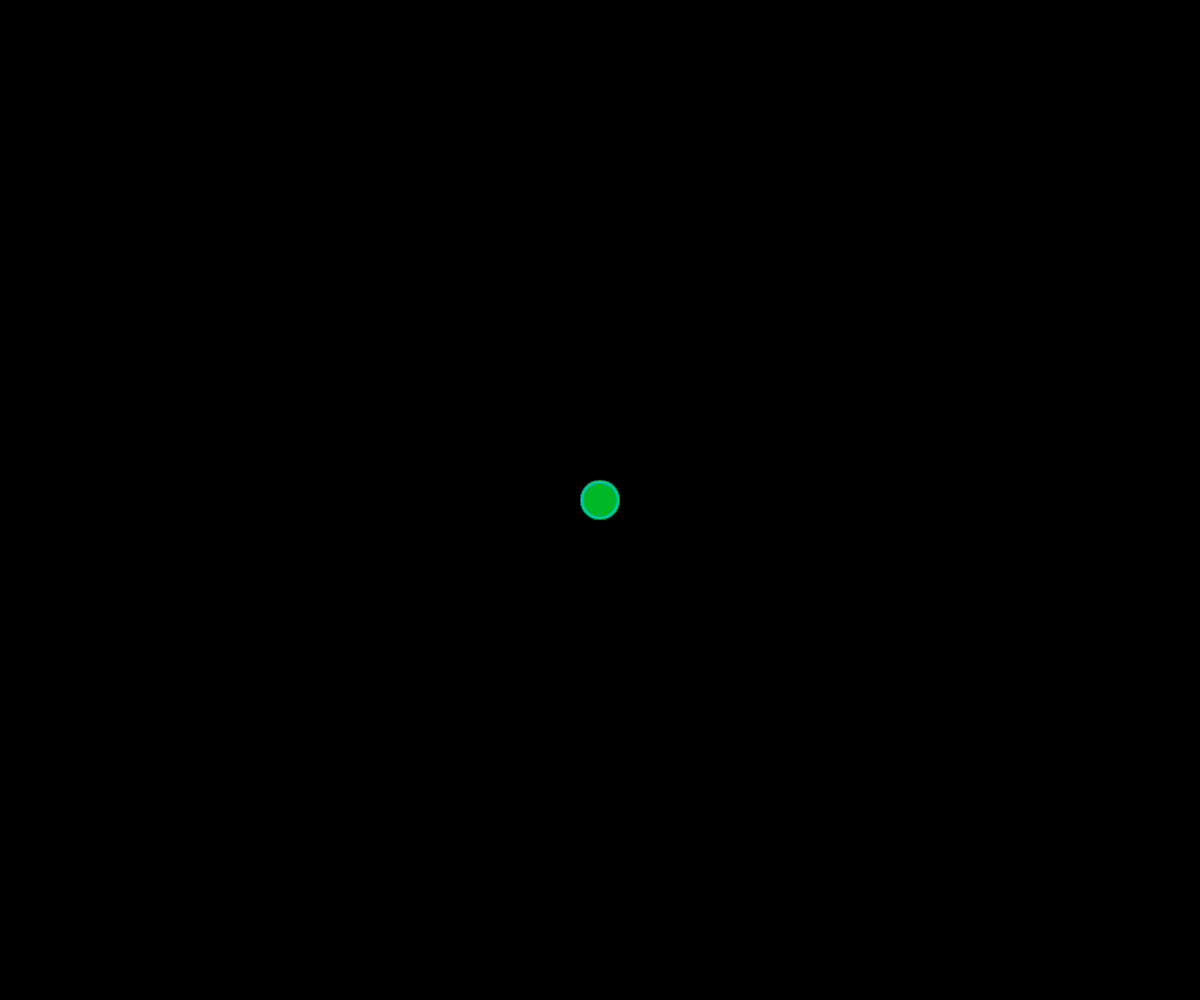
Frame 1 (no input)
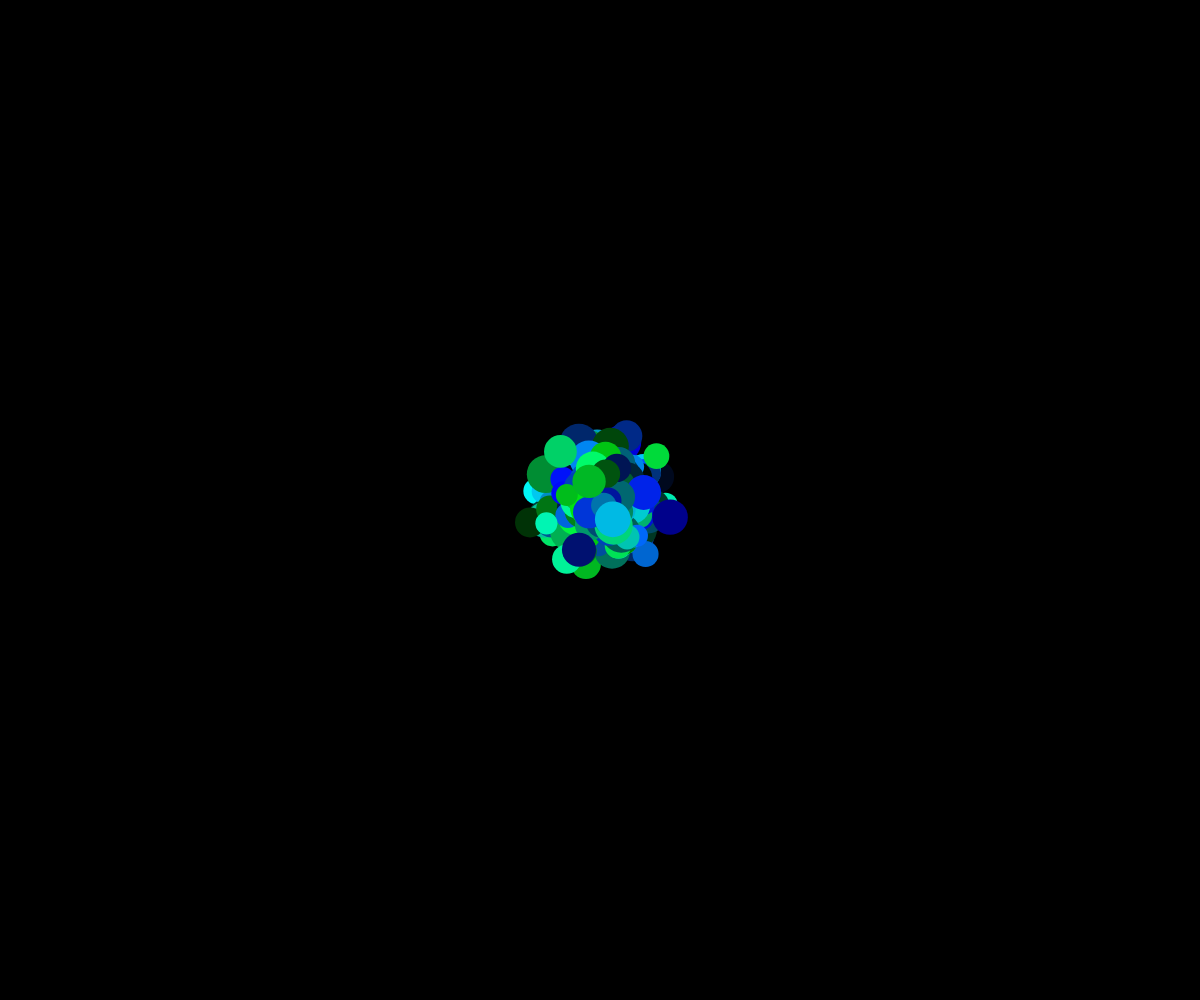
Frame 60 (no input)
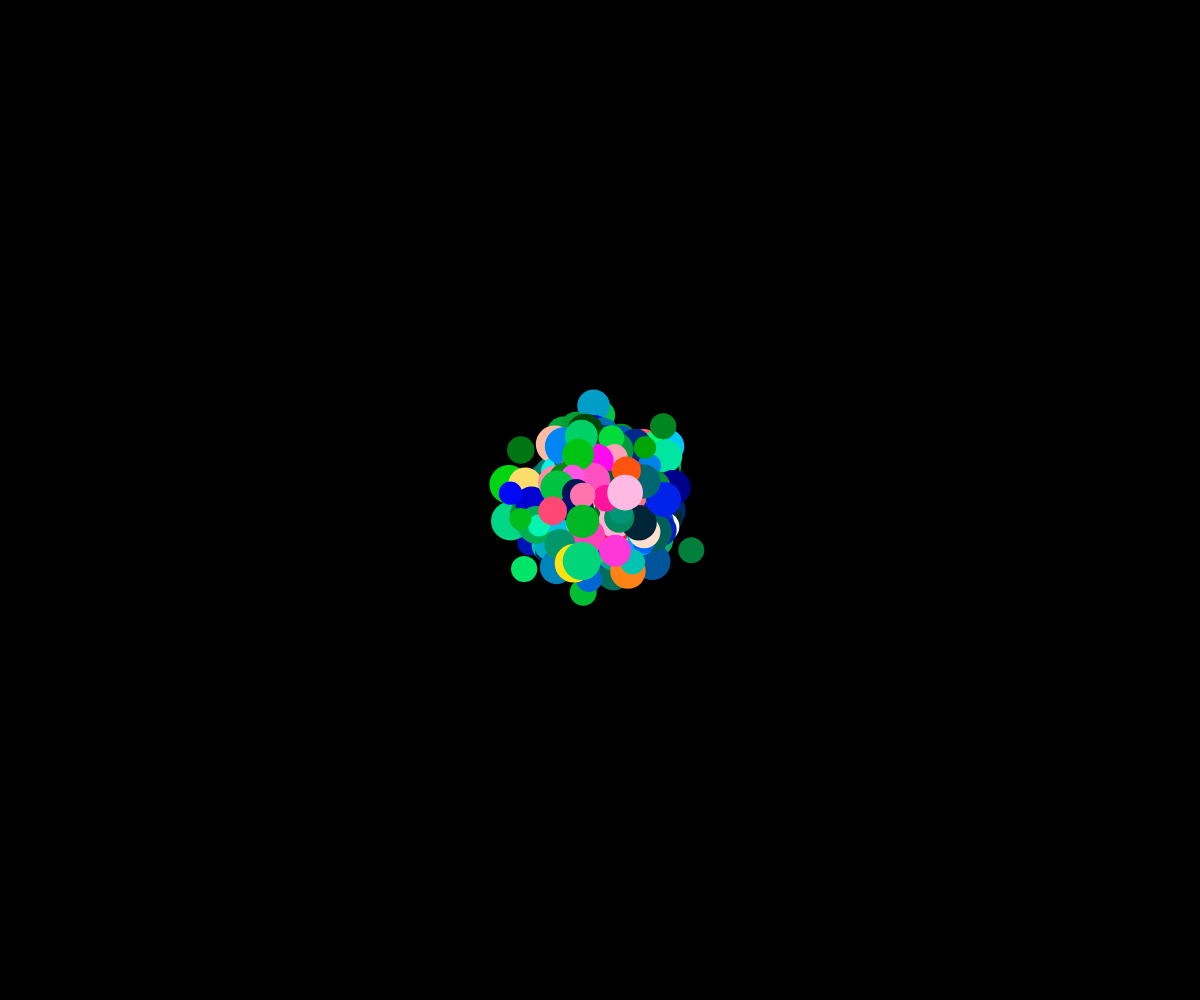
Frame 120 (the mouse pressed at the canvas centre since frame 60)

The p5.js sketch that drew these frames (run headless with seeded random() and noise() and a simulated clock; from frame 60 on, the mouse is pressed at the canvas centre):

// p5.js sketch
// ── sketch.js
let bubble1;

let bubble2;
let bubbleArray = []

function setup() {
    createCanvas(windowWidth, windowHeight);
    for (let i = 0; i < 500; i++){
        let amountOfRed = random(0, 255);
        let amountOfBlue = random(0, 255);
        let amountOfGreen = random(0,255);
        bubble1 = new Bubble(windowWidth/2, windowHeight/2, random(10, 20), amountOfRed, amountOfBlue, amountOfGreen);

        bubbleArray.push(bubble1);
    }

 
}




function draw() {
    background(0);

    for (let i = 0; i < bubbleArray.length; i++) {


        bubbleArray[i].show()
        bubbleArray[i].move()
        let bubbleWasClicked = bubbleArray[i].clicked(mouseX, mouseY);
        if (bubbleWasClicked) {
            bubbleArray[i].changeColor();
        }

    }


}

function mouseDragged() {
    for (let i = 0; i < bubbleArray.length; i++) {
        let bubbleWasClicked = bubbleArray[i].clicked(mouseX, mouseY);
        if (bubbleWasClicked) {
            bubbleArray.splice(i,1)
        }

    }

    
    // let amountOfRed = random(0, 255);
    // let amountOfBlue = random(0, 255);
    // let amountOfGreen = random(0, 255);
    // let newBubble = new Bubble(mouseX, mouseY, random(10, 20), amountOfRed, amountOfBlue, amountOfGreen);

    // bubbleArray.push(newBubble);
}


// function mousePressed() {
//     for (let i = 0; i < bubbleArray.length; i++) {
//         let bubbleWasClicked = bubbleArray[i].clicked(mouseX, mouseY);
//         if (bubbleWasClicked) {
//             bubbleArray[i].changeColor();
//         }
//     }
// }
function mouseClicked() {

    for (let i = 0; i < bubbleArray.length; i++) {
        let bubbleWasClicked = bubbleArray[i].clicked(mouseX, mouseY);
        if (bubbleWasClicked) {
            bubbleArray[i].changeColor();
        }
    }


}




class Bubble {
    constructor(xPostition, yPosition, radius, amountOfRed, amountOfBlue, amountOfGreen) {

        this.x = xPostition,
            this.y = yPosition,
            this.r = radius,
            this.amountOfRed = amountOfRed,
            this.amountOfBlue = amountOfBlue,
            this.amountOfGreen = amountOfGreen,
            this.brightness = 0
    }
    move() {
        this.x = this.x + random(-5, 5)
        this.y = this.y + random(-5, 5)

    }
    changeColor() {
        this.brightness = 255;
    }
    clicked(px, py) {

        let distance = dist(px, py, this.x, this.y);
        if (distance < this.r) {
            return true;

        }
        else {
            return false;
        }

    }

    show() {
        stroke(255);
        noStroke();
        let r = this.amountOfRed
        let g = this.amountOfBlue
        let b = this.amountOfGreen
        fill(this.brightness, b, g);
        ellipse(this.x, this.y, this.r * 2, this.r * 2);
    }
}
